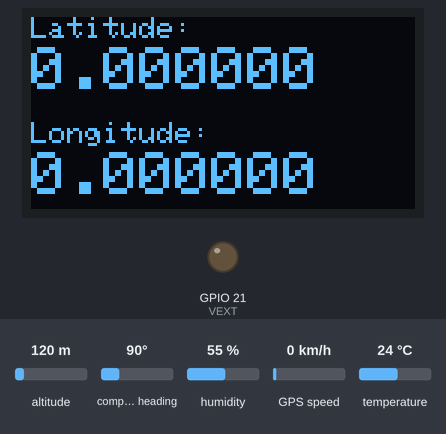
The sketch below on a simulated ESP32. Parts: 128×64 one-colour display, output pins drawn as LEDs (lit = HIGH). The test bench sets the inputs (shaded band); at power-on: humidity 55 %, temperature 24 °C, altitude 120 m, compass heading 90°, GPS speed 0 km/h. The GPS gets a fix after 3 s at 37.7749, -122.4194 with 8 satellites; pins used as bus, display or sensor lines are not drawn; what the sketch prints to the serial monitor is not drawn.

Above: at 1.4 s.
1.5 s: humidity set to 22 %
At 2.7 s:
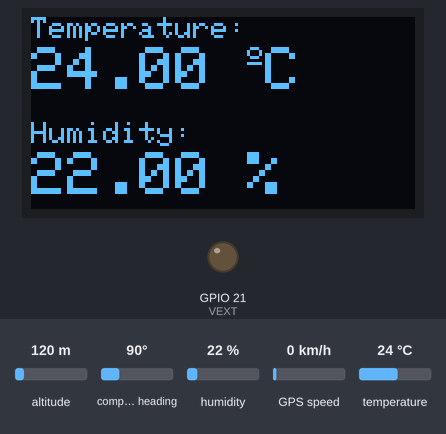
7.9 s: temperature set to 12 °C
At 9.6 s:
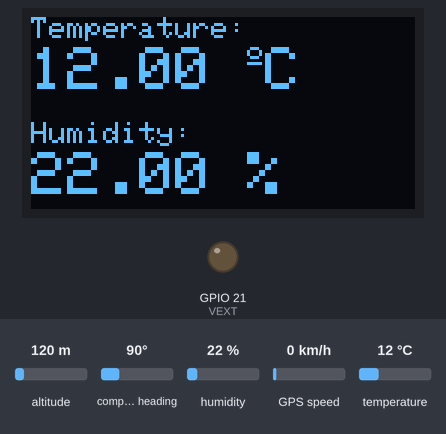
13.5 s: humidity set to 40 %
At 16.1 s:
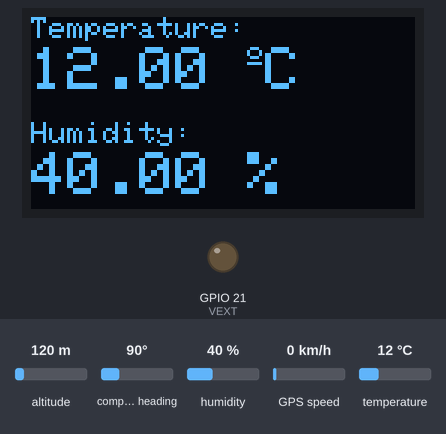
17.8 s: temperature set to 19 °C
At 20.0 s:
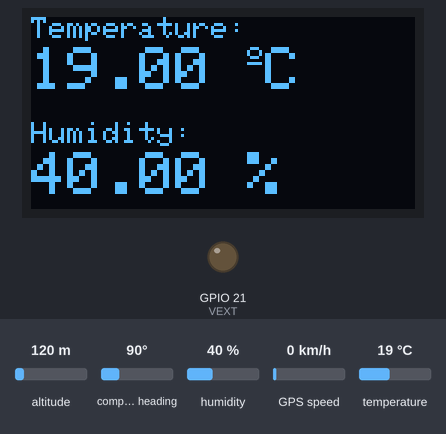
Timing chart, 0 to 21.5 s (numbered marks = the images above; inputs shaded):
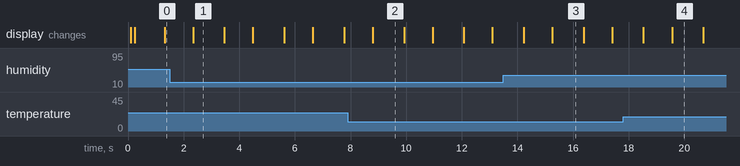

The sketch:

MizEnvSensor3-addingGPS.ino
```cpp
/*
 * Display test & discovery progam for MakeItZone's Environmental Sensors group.
 * Target platform is the Heltec ESP32 LoRa v2
*/

// Bring in pre-created pieces code that does a bunch of work for us (libraries)
#include <Wire.h> // i2c
#include <Adafruit_GFX.h> // generic (abstract) drawing functions
#include <Adafruit_SSD1306.h> // interface for our specific screen

#include <Adafruit_Sensor.h> // abstract functions for sensors
#include <Adafruit_BME280.h> // specific code to access the BME280

#include "TinyGPS++.h" // library to access GPS modules

// Constants for the OLED Screen
#define SCREEN_WIDTH 128  // OLED display width, in pixels
#define SCREEN_HEIGHT 64  // OLED display height, in pixels

#define SCREEN_I2C_SDA 4
#define SCREEN_I2C_SCL 15
#define SCREEN_RESET 16
#define VEXT 21
#define SCREEN_ADDRESS 0x3C

// create instances of i2c interface and SSD1306 objects
TwoWire SCREENI2C = TwoWire(0);
Adafruit_SSD1306 display(SCREEN_WIDTH, SCREEN_HEIGHT, &SCREENI2C, SCREEN_RESET);

// Constaants for the BME280 Sensor
#define SENSOR_I2C_SDA 17
#define SENSOR_I2C_SCL 22
TwoWire SENSORI2C = TwoWire(1); // second, seperate, I2C bus

// create a global variable to hold our BME280 interface object
Adafruit_BME280 bme;

// declarations for GPS module
#define GPSSERIALRX 36
#define GPSSERIALTX 13
TinyGPSPlus gps;

/*
 * ===============================================================
 * End of global declarations\
*/

void setup() {
  // put your setup code here, to run once:

  // Setup a serial port so we can send (and recieve) text to a monitoring computer.
  // This is a "virtual" serial port that is sent via USB.
  Serial.begin(9600);
  Serial.println("Starting up...");

  // Setup the screen

  // On the Heltec ESP32 LoRa v2 the power for the display can be turned off.
  // Turn on the screen
  pinMode(VEXT,OUTPUT);
	digitalWrite(VEXT, LOW);
  // and give a slight delay for it to initialize
  delay(100);

  // start communications with the screen
  SCREENI2C.begin(SCREEN_I2C_SDA, SCREEN_I2C_SCL, 100000);
  // SSD1306_SWITCHCAPVCC = generate display voltage from 3.3V internally
  if (!display.begin(SSD1306_SWITCHCAPVCC, SCREEN_ADDRESS)) {
    Serial.println(F("SSD1306 allocation failed"));
    for (;;)
      ;  // Don't proceed, loop forever
  }

  // Show initial display buffer contents on the screen --
  // the library initializes this with an Adafruit splash screen.
  display.clearDisplay();
  display.display();
  display.setTextSize(1);
  display.setTextColor(WHITE);

  // setup hardware pins for use to communicate to the sensor
  pinMode(SENSOR_I2C_SCL, OUTPUT);
  digitalWrite(SENSOR_I2C_SCL, HIGH);
  pinMode(SENSOR_I2C_SDA, OUTPUT);
  digitalWrite(SENSOR_I2C_SDA, HIGH);

  // initialize the sensor
  Serial.println("Starting BME280...");
  display.println("Starting BME280...");
  display.display();
  SENSORI2C.begin(SENSOR_I2C_SDA, SENSOR_I2C_SCL, 400000);
  bool status = bme.begin(0x76, &SENSORI2C);

    // Check that we can communicate with the sensor.
  // If we can't, output a message and go no further.
  // This kind of error handling is important.
  // Can you find a similar example elsewhere in the code?
  if (!status) {
    Serial.println("Could not find a valid BME280 sensor, check wiring!");
    display.println("No BME- check wiring!");
    display.display();
    while (1); // same as "while (true)" - i.e. do nothing more, forever
  }

  // initialize the GPS module
  Serial.println("Starting GPS...");
  display.println("Starting GPS...");
  display.display();
  Serial1.begin(9600, SERIAL_8N1, GPSSERIALRX, GPSSERIALTX);

}

// Function Predeclaration
// C++ only takes into account the code it's seens so far- it won't "read ahead"
// We can either put in all the code we're going to use before we use it
// OR we can pre-declare functions.
// This tells the compiler "there is going to be"some code that has this name,
// with these parameters, and returns this kind of value" and to set a place holder for later.
// At a later step, during the linking stage, all these "placeholders" are filled in.
// BTW: a function allows you to break up your code, e.g. to allow the re-use of
// some functionality from different parts of your program.
void tempAndHumidityReading(void);
void gpsReading(void);

// create a variable to keep track of which "status screen" to display
int statusScreen;

void loop() {
  // put your main code here, to run repeatedly:

  // Output a message to the programmers computer so we know the code is running
  Serial.println("run...");

  // switch statements let you choose different execution paths depending on the
  // value of a variable. It's less typing/clearer than using many if/then statements.
  switch(statusScreen) {
    case 0:
      // get and display the current temperature and humidity
      tempAndHumidityReading();
      break;
    case 1:
      gpsReading();
      break;
    //default:
  }
  // Show the next status screen next time
  statusScreen++;

  // We only have two status screens, so if we get to the third, go back to the first.
  // NOTE: this may look a little odd- but remember we're counting from 0!
  if(statusScreen>=2) {
    statusScreen = 0;
  }

  // wait a second before doing it all again
  delay(1000);
}


// and here is the code for the tempAndHumidityReading function
void tempAndHumidityReading(){
  display.clearDisplay();
  // display temperature
  display.setTextSize(1);
  // the x (horizontal) and y (vertical) location for the next
  // thing to be put on the screen
  display.setCursor(0,0);
  display.print("Temperature: ");
  display.setTextSize(2);
  display.setCursor(0,10);
  display.print(String(bme.readTemperature()));
  display.print(" ");
  display.setTextSize(1);
  // the next two lines display a degree symbol
  display.cp437(true);
  display.write(167);
  display.setTextSize(2);
  display.print("C");

  // display humidity
  display.setTextSize(1);
  display.setCursor(0, 35);
  display.print("Humidity: ");
  display.setTextSize(2);
  display.setCursor(0, 45);
  display.print(String(bme.readHumidity()));
  display.print(" %");

  display.display();
}

// function to display the current GPS Lat and Long
void gpsReading(){
  // note- need to check validity and update flags for EACH value!
  while (Serial1.available() > 0) {
    int val = Serial1.read();
    gps.encode(val);
    Serial.print(char(val));
  }

  Serial.println();

  double lat, lng;
  uint32_t satsVisible;
  uint32_t rawTime;
  if (gps.location.isValid()){
    if (gps.location.isUpdated()){
      lat = gps.location.lat();
      lng = gps.location.lng();
      satsVisible = gps.satellites.value();
      rawTime = gps.time.value();
    }
  }

  display.clearDisplay();
  display.setTextSize(1);
  display.setCursor(0,0);
  display.print("Latitude: ");
//  display.print("Visible Satellites:");
  display.setTextSize(2);
  display.setCursor(0,10);
  display.print(lat, 6);
//  display.print(satsVisible,6);

  display.setTextSize(1);
  display.setCursor(0, 35);
  display.print("Longitude: ");
//  display.print("Raw Time:");
  display.setTextSize(2);
  display.setCursor(0, 45);
  display.print(lng, 6);
//  display.print(rawTime, 8);

  display.display();
}
```

Measured:
- after the input at 7.9 s, the display: changes after 0.90 s (image 2)
- after the input at 13.5 s, the display: first differs from a run without the input after 1.8 s (image 3)
- after the input at 17.8 s, the display: first differs from a run without the input after 1.8 s (image 4)
- what the display in image 1 shows lasts 1.2 s, from 2.3 s to 3.5 s
